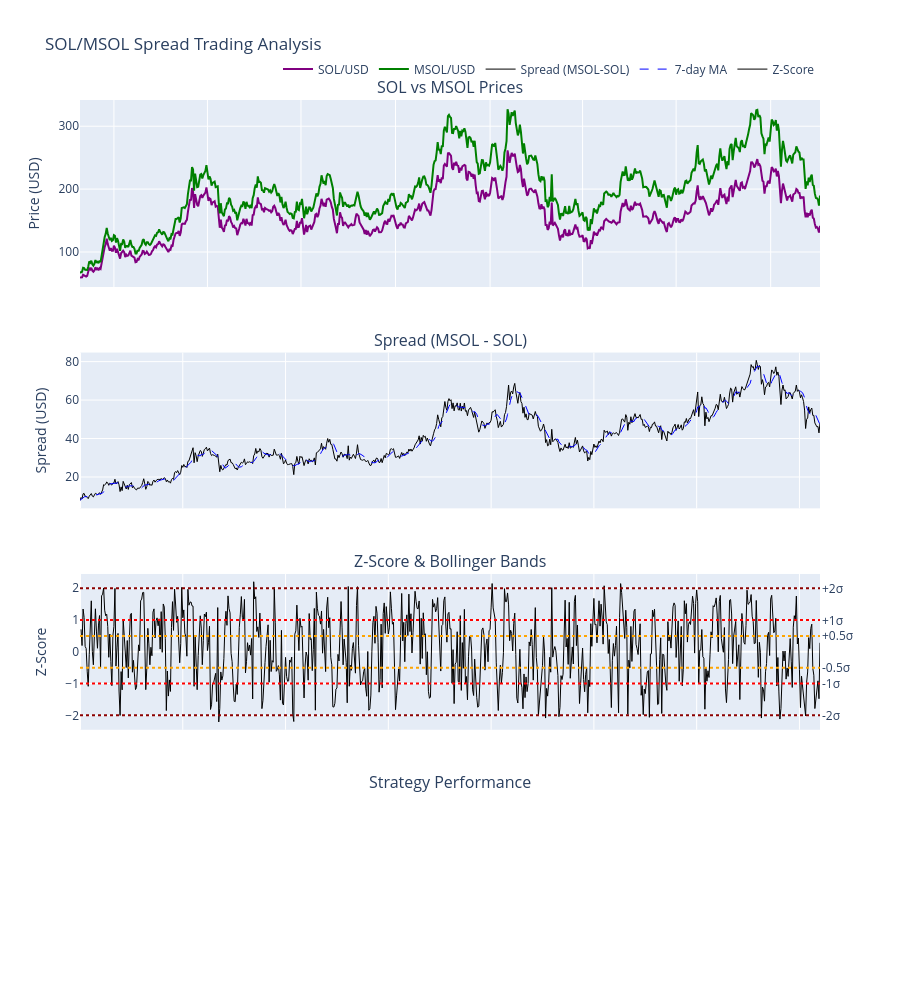

Notebook cell for this chart:
### Code cell
# Interactive Plotly Visualizations

# Create interactive spread analysis with Plotly
fig = make_subplots(
    rows=4, cols=1,
    shared_xaxes=True,
    vertical_spacing=0.08,
    subplot_titles=('SOL vs MSOL Prices', 'Spread (MSOL - SOL)', 'Z-Score & Bollinger Bands', 'Strategy Performance'),
    row_heights=[0.3, 0.25, 0.25, 0.2]
)

# Plot 1: Price comparison
fig.add_trace(
    go.Scatter(x=sol_usd.index, y=sol_usd['close'], name='SOL/USD', 
               line=dict(color='purple', width=2)), row=1, col=1
)
fig.add_trace(
    go.Scatter(x=msol_usd.index, y=msol_usd['close'], name='MSOL/USD', 
               line=dict(color='green', width=2)), row=1, col=1
)

# Plot 2: Spread
fig.add_trace(
    go.Scatter(x=spread.index, y=spread, name='Spread (MSOL-SOL)', 
               line=dict(color='black', width=1)), row=2, col=1
)
fig.add_trace(
    go.Scatter(x=roll_mean.index, y=roll_mean, name='7-day MA', 
               line=dict(color='blue', width=1, dash='dash')), row=2, col=1
)

# Plot 3: Z-score and Bollinger bands
fig.add_trace(
    go.Scatter(x=z_score.index, y=z_score, name='Z-Score', 
               line=dict(color='black', width=1)), row=3, col=1
)

# Add Bollinger bands
for k, color in zip([0.5, 1, 2], ['orange', 'red', 'darkred']):
    fig.add_hline(y=k, line_dash="dot", line_color=color, row=3, col=1, 
                  annotation_text=f"+{k}σ", annotation_position="right")
    fig.add_hline(y=-k, line_dash="dot", line_color=color, row=3, col=1,
                  annotation_text=f"-{k}σ", annotation_position="right")

# Plot 4: Best strategy performance (k=1.0)
if 1.0 in strategy_results:
    best_df = strategy_results[1.0]['dataframe']
    fig.add_trace(
        go.Scatter(x=best_df.index, y=best_df['cumulative_return']*100, 
                   name='Strategy Return (%)', line=dict(color='darkgreen', width=2)), row=4, col=1
    )
    
    # Add position markers
    long_entries = best_df.index[best_df['position'].diff() == 1]
    short_entries = best_df.index[best_df['position'].diff() == -1]
    exits = best_df.index[(best_df['position'].diff() != 0) & (best_df['position'] == 0)]
    
    if len(long_entries) > 0:
        fig.add_trace(
            go.Scatter(x=long_entries, y=best_df.loc[long_entries, 'cumulative_return']*100,
                       mode='markers', marker=dict(symbol='triangle-up', size=8, color='green'),
                       name='Long Entry'), row=4, col=1
        )
    
    if len(short_entries) > 0:
        fig.add_trace(
            go.Scatter(x=short_entries, y=best_df.loc[short_entries, 'cumulative_return']*100,
                       mode='markers', marker=dict(symbol='triangle-down', size=8, color='red'),
                       name='Short Entry'), row=4, col=1
        )

# Update layout
fig.update_layout(
    title_text="SOL/MSOL Spread Trading Analysis",
    height=1000,
    showlegend=True,
    legend=dict(orientation="h", yanchor="bottom", y=1.02, xanchor="right", x=1)
)

fig.update_xaxes(title_text="Date", row=4, col=1)
fig.update_yaxes(title_text="Price (USD)", row=1, col=1)
fig.update_yaxes(title_text="Spread (USD)", row=2, col=1)
fig.update_yaxes(title_text="Z-Score", row=3, col=1)
fig.update_yaxes(title_text="Return (%)", row=4, col=1)

fig.show()

# Strategy comparison chart
strategy_comparison = pd.DataFrame([
    {
        'k': k,
        'Total Return (%)': results['total_return'] * 100,
        'Sharpe Ratio': results['sharpe_ratio'],
        'Max Drawdown (%)': abs(results['max_drawdown']) * 100,
        'Number of Trades': results['num_trades'],
        'Win Rate (%)': results['win_rate'] * 100,
        'Statistically Significant': 'Yes' if results['significant'] else 'No'
    }
    for k, results in strategy_results.items()
])

# Interactive strategy comparison
fig2 = make_subplots(
    rows=2, cols=2,
    subplot_titles=('Return vs Sharpe Ratio', 'Risk-Return Profile', 'Trade Statistics', 'Equity Curves'),
    specs=[[{"secondary_y": False}, {"secondary_y": False}],
           [{"secondary_y": False}, {"secondary_y": False}]]
)

# Scatter: Return vs Sharpe
fig2.add_trace(
    go.Scatter(x=strategy_comparison['Sharpe Ratio'], y=strategy_comparison['Total Return (%)'],
               mode='markers+text', text=strategy_comparison['k'], textposition="top center",
               marker=dict(size=10, color=strategy_comparison['Total Return (%)'], 
                          colorscale='RdYlGn', showscale=True),
               name='Strategies'), row=1, col=1
)

# Risk-Return scatter
fig2.add_trace(
    go.Scatter(x=strategy_comparison['Max Drawdown (%)'], y=strategy_comparison['Total Return (%)'],
               mode='markers+text', text=strategy_comparison['k'], textposition="top center",
               marker=dict(size=10, color='blue'), name='Risk-Return'), row=1, col=2
)

# Trade statistics
fig2.add_trace(
    go.Bar(x=strategy_comparison['k'], y=strategy_comparison['Number of Trades'],
           name='Trades', marker_color='lightblue'), row=2, col=1
)

# Equity curves for top strategies
for k in [0.5, 1.0, 2.0]:
    if k in strategy_results:
        equity_data = strategy_results[k]['dataframe']['cumulative_return'] * 100
        fig2.add_trace(
            go.Scatter(x=equity_data.index, y=equity_data, name=f'k={k}',
                       line=dict(width=2)), row=2, col=2
        )

fig2.update_layout(title_text="Strategy Performance Comparison", height=800, showlegend=True)
fig2.update_xaxes(title_text="Sharpe Ratio", row=1, col=1)
fig2.update_yaxes(title_text="Total Return (%)", row=1, col=1)
fig2.update_xaxes(title_text="Max Drawdown (%)", row=1, col=2)
fig2.update_yaxes(title_text="Total Return (%)", row=1, col=2)
fig2.update_xaxes(title_text="Strategy (k)", row=2, col=1)
fig2.update_yaxes(title_text="Number of Trades", row=2, col=1)
fig2.update_xaxes(title_text="Date", row=2, col=2)
fig2.update_yaxes(title_text="Cumulative Return (%)", row=2, col=2)

fig2.show()

print("Interactive visualizations complete. Key insights:")
print(f"- Best Sharpe ratio: k={strategy_comparison.loc[strategy_comparison['Sharpe Ratio'].idxmax(), 'k']}")
print(f"- Highest return: k={strategy_comparison.loc[strategy_comparison['Total Return (%)'].idxmax(), 'k']}")
print(f"- Lowest drawdown: k={strategy_comparison.loc[strategy_comparison['Max Drawdown (%)'].idxmin(), 'k']}")
print(f"- Most trades: k={strategy_comparison.loc[strategy_comparison['Number of Trades'].idxmax(), 'k']}")

### Figure 1 — Plotly figure (JSON) as saved in the notebook; plotly's stock layout.template omitted (floating-point values rounded to 4 significant figures; data arrays with more than 128 entries replaced by an {"elided": "..."} marker saying what was removed)
{"data": [{"line": {"color": "purple", "width": 2}, "name": "SOL/USD", "type": "scatter", "x": {"elided": "721 str values"}, "xaxis": "x", "y": {"elided": "721 float values"}, "yaxis": "y"}, {"line": {"color": "green", "width": 2}, "name": "MSOL/USD", "type": "scatter", "x": {"elided": "721 str values"}, "xaxis": "x", "y": {"elided": "721 float values"}, "yaxis": "y"}, {"line": {"color": "black", "width": 1}, "name": "Spread (MSOL-SOL)", "type": "scatter", "x": {"elided": "721 int values"}, "xaxis": "x2", "y": {"elided": "721 float values"}, "yaxis": "y2"}, {"line": {"color": "blue", "dash": "dash", "width": 1}, "name": "7-day MA", "type": "scatter", "x": {"elided": "721 int values"}, "xaxis": "x2", "y": {"elided": "721 float values"}, "yaxis": "y2"}, {"line": {"color": "black", "width": 1}, "name": "Z-Score", "type": "scatter", "x": {"elided": "721 int values"}, "xaxis": "x3", "y": {"elided": "721 float values"}, "yaxis": "y3"}], "layout": {"annotations": [{"font": {"size": 16}, "showarrow": false, "text": "SOL vs MSOL Prices", "x": 0.5, "xanchor": "center", "xref": "paper", "y": 1, "yanchor": "bottom", "yref": "paper"}, {"font": {"size": 16}, "showarrow": false, "text": "Spread (MSOL - SOL)", "x": 0.5, "xanchor": "center", "xref": "paper", "y": 0.692, "yanchor": "bottom", "yref": "paper"}, {"font": {"size": 16}, "showarrow": false, "text": "Z-Score & Bollinger Bands", "x": 0.5, "xanchor": "center", "xref": "paper", "y": 0.422, "yanchor": "bottom", "yref": "paper"}, {"font": {"size": 16}, "showarrow": false, "text": "Strategy Performance", "x": 0.5, "xanchor": "center", "xref": "paper", "y": 0.152, "yanchor": "bottom", "yref": "paper"}, {"showarrow": false, "text": "+0.5σ", "x": 1, "xanchor": "left", "xref": "x3 domain", "y": 0.5, "yanchor": "middle", "yref": "y3"}, {"showarrow": false, "text": "-0.5σ", "x": 1, "xanchor": "left", "xref": "x3 domain", "y": -0.5, "yanchor": "middle", "yref": "y3"}, {"showarrow": false, "text": "+1σ", "x": 1, "xanchor": "left", "xref": "x3 domain", "y": 1, "yanchor": "middle", "yref": "y3"}, {"showarrow": false, "text": "-1σ", "x": 1, "xanchor": "left", "xref": "x3 domain", "y": -1, "yanchor": "middle", "yref": "y3"}, {"showarrow": false, "text": "+2σ", "x": 1, "xanchor": "left", "xref": "x3 domain", "y": 2, "yanchor": "middle", "yref": "y3"}, {"showarrow": false, "text": "-2σ", "x": 1, "xanchor": "left", "xref": "x3 domain", "y": -2, "yanchor": "middle", "yref": "y3"}], "height": 1000, "legend": {"orientation": "h", "x": 1, "xanchor": "right", "y": 1.02, "yanchor": "bottom"}, "shapes": [{"line": {"color": "orange", "dash": "dot"}, "type": "line", "x0": 0, "x1": 1, "xref": "x3 domain", "y0": 0.5, "y1": 0.5, "yref": "y3"}, {"line": {"color": "orange", "dash": "dot"}, "type": "line", "x0": 0, "x1": 1, "xref": "x3 domain", "y0": -0.5, "y1": -0.5, "yref": "y3"}, {"line": {"color": "red", "dash": "dot"}, "type": "line", "x0": 0, "x1": 1, "xref": "x3 domain", "y0": 1, "y1": 1, "yref": "y3"}, {"line": {"color": "red", "dash": "dot"}, "type": "line", "x0": 0, "x1": 1, "xref": "x3 domain", "y0": -1, "y1": -1, "yref": "y3"}, {"line": {"color": "darkred", "dash": "dot"}, "type": "line", "x0": 0, "x1": 1, "xref": "x3 domain", "y0": 2, "y1": 2, "yref": "y3"}, {"line": {"color": "darkred", "dash": "dot"}, "type": "line", "x0": 0, "x1": 1, "xref": "x3 domain", "y0": -2, "y1": -2, "yref": "y3"}], "showlegend": true, "title": {"text": "SOL/MSOL Spread Trading Analysis"}, "xaxis": {"anchor": "y", "domain": [0, 1], "matches": "x4", "showticklabels": false}, "xaxis2": {"anchor": "y2", "domain": [0, 1], "matches": "x4", "showticklabels": false}, "xaxis3": {"anchor": "y3", "domain": [0, 1], "matches": "x4", "showticklabels": false}, "xaxis4": {"anchor": "y4", "domain": [0, 1], "title": {"text": "Date"}}, "yaxis": {"anchor": "x", "domain": [0.772, 1], "title": {"text": "Price (USD)"}}, "yaxis2": {"anchor": "x2", "domain": [0.502, 0.692], "title": {"text": "Spread (USD)"}}, "yaxis3": {"anchor": "x3", "domain": [0.232, 0.422], "title": {"text": "Z-Score"}}, "yaxis4": {"anchor": "x4", "domain": [0, 0.152], "title": {"text": "Return (%)"}}}}
